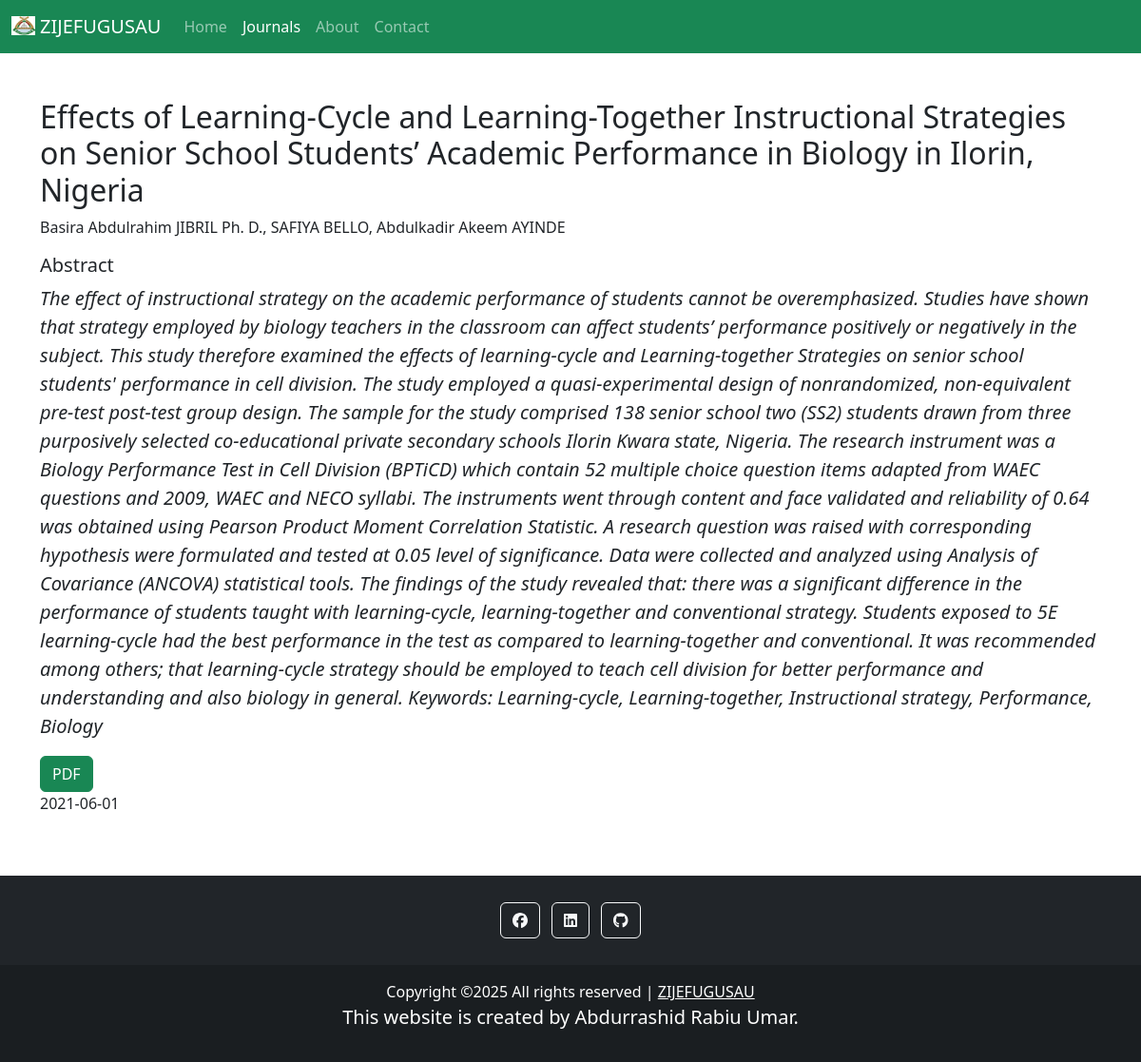
/read_article15.php, run on the app's committed database.
### tables this page shows
CREATE TABLE `articles` (
  `id` int(11) NOT NULL,
  `journals_id` int(11) NOT NULL,
  `author_name` varchar(300) NOT NULL,
  `article_name` varchar(300) NOT NULL,
  `abstract` text NOT NULL,
  `visible` tinyint(1) NOT NULL,
  `date` date NOT NULL,
  `pdf` varchar(300) NOT NULL
);

### read_article15.php (the view, shortened to what this page needs)
<?php
    require 'includes/connection.php';
?>
<!DOCTYPE html>
<html>
<head>
    <link rel='stylesheet' type='text/css' media='screen' href='css/styles.css'>
    <link rel='stylesheet' type='text/css' media='screen' href='css/bootstrap.css'>
    <link rel='stylesheet' type='text/css' media='screen' href='css/bootstrap.min.css'>
    <link rel='stylesheet' type='text/css' media='screen' href='fontawesome-free-6.2.0-web/css/all.css'>
    <link rel='stylesheet' type='text/css' media='screen' href='fontawesome-free-6.2.0-web/css/all.min.css'>
</head>
<body>
    <nav class="navbar navbar-dark bg-success navbar-expand-sm">
        <div class="container-fluid">
        <a class="navbar-brand" href="https://www.zijefugusau.com.ng"><img src="img/favicon.ico" alt=""style="height: 20px; width: 25px; margin-bottom: 5px; margin-right: 5px;">ZIJEFUGUSAU</a>
            <div class="collapse navbar-collapse" id="navbarNav">
                <ul class="navbar-nav">
                    <li class="nav-item">
                        <a class="nav-link" aria-current="page" href="index.php">Home</a>
                    </li>
                    <li class="nav-item">
                        <a class="nav-link active" aria-current="page" href="journals.php">Journals</a>
                    </li>
                    <li class="nav-item">
                        <a class="nav-link" aria-current="page" href="about.php">About</a>
                    </li>
                    <li class="nav-item">
                        <a class="nav-link" aria-current="page" href="contact.php">Contact</a>
                    </li>
                </ul>
            </div>
        </div>
    </nav>
    <div class="container mt-5 mb-5">
        <?php
            $query = "SELECT * FROM articles WHERE id = 15";
            $result = mysqli_query($conn, $query);
            while ($row = mysqli_fetch_assoc($result)){
                echo "<div class='row'>";
                    echo "<div class='col'>";
                        echo "<h2>{$row['article_name']}</h2>";
                        echo "<p>{$row['author_name']}</p>";
                        echo "<p class='h5'>Abstract</p>";
                        echo "<p class='lead fst-italic'>{$row['abstract']}</p>";
                        echo "<a href='pdf/{$row['pdf']}' class='btn btn-success'>PDF</a>";
                        echo "<p>{$row['date']}</p>";
                    echo "</div>";
                echo "</div>";
            }
        ?>
    </div>
    <footer class="bg-dark text-center text-white">
        <div class="container p-4 pb-0">
            <section class="mb-4">
            <a class="btn btn-outline-light btn-floating m-1" href="https://web.facebook.com/abdurrashid.rabiuumar.94" role="button">
                <i class="fab fa-facebook"></i>
            </a>
            <a class="btn btn-outline-light btn-floating m-1" href="https://www.linkedin.com/in/abdurrashid-rabiu-886220208/" role="button">
                <i class="fab fa-linkedin"></i>
            </a>
            <a class="btn btn-outline-light btn-floating m-1" href="https://github.com/Abdurrashid-Rabiu" role="button">
                <i class="fab fa-github"></i>
            </a>
            </section>
        </div>
        <div class="text-center p-3" style="background-color: rgba(0, 0, 0, 0.2);">
            Copyright &copy;<script>document.write(new Date().getFullYear());</script> All rights reserved | <a class="text-white" href="https://www.zijefugusau.com.ng">ZIJEFUGUSAU</a>
            <p class="lead">This website is created by Abdurrashid Rabiu Umar.</p>
        </div>
    </footer>
</body>
</html>

### css/styles.css (style rules this page uses)
img { height: 300px; width: 300px; }

### data on the page
articles: article_name "Effects of Learning-Cycle and Learning-Together Instructional Strategies on Senior School Students’ Academic Performance in Biology in Ilorin, Nigeria", author_name "Basira Abdulrahim JIBRIL Ph. D., SAFIYA BELLO, Abdulkadir Akeem AYINDE", abstract "The effect of instructional strategy on the academic performance of students cannot be overemphasized. Studies have shown that strategy employed by biology teachers in the classroom can affect students’ performance positively or negatively in the subject. This study therefore examined the effects of learning-cycle and Learning-together Strategies on senior school students' performance in cell division. The study employed a quasi-experimental design of nonrandomized, non-equivalent pre-test post-test group design. The sample for the study comprised 138 senior school two (SS2) students drawn from three purposively selected co-educational private secondary schools Ilorin Kwara state, Nigeria.…", date "2021-06-01"
